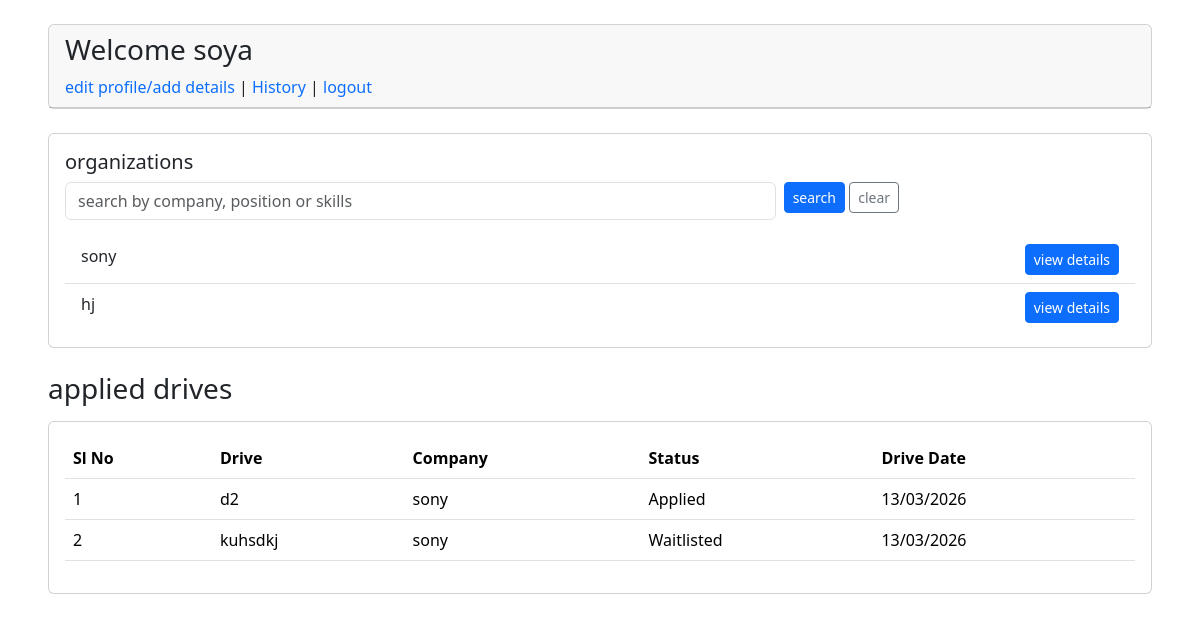
Screenshot of /students/dash (signed in) with the database file from the repository.
### backend/models.py (models this page shows, shortened)
class Student(db.Model,UserMixin):
    __tablename__ = 'students'
    stud_id = db.Column(db.Integer, primary_key=True, autoincrement=True)
    name = db.Column(db.String, nullable=False)
    email = db.Column(db.String, unique=True, nullable=False)
    password = db.Column(db.String, nullable=False)
    skills = db.Column(db.Text)
    education = db.Column(db.Text)
    department=db.Column(db.String)
    resume = db.Column(db.String)
    status = db.Column(db.String, default="Active")
    applications = db.relationship('Application', backref='student', lazy=True)

class Company(db.Model,UserMixin):
    __tablename__ = 'companies'
    cmp_id = db.Column(db.Integer, primary_key=True , autoincrement=True)
    name = db.Column(db.String,unique=True, nullable=False)
    industry = db.Column(db.String)
    hr_contact = db.Column(db.String, nullable=False)
    website = db.Column(db.String)
    approval_status = db.Column(db.String, default="Pending")
    password= db.Column(db.String, nullable=False)
    drives = db.relationship('PlacementDrive', backref='company', lazy=True)
    email= db.Column(db.String, unique=True, nullable=False)

class Application(db.Model):
    __tablename__ = 'applications'
    appln_id = db.Column(db.Integer, primary_key=True, autoincrement=True)
    student_id = db.Column(db.Integer, db.ForeignKey('students.stud_id'), nullable=False)
    drive_id = db.Column(db.Integer, db.ForeignKey('placement_drives.placemnt_id'), nullable=False)
    application_date = db.Column(db.DateTime, default=lambda:datetime.now(timezone.utc))
    status = db.Column(db.String , default="not_applied")
    __table_args__ = (
        db.UniqueConstraint('student_id', 'drive_id', name='unique_student_drive'),
    )

class PlacementDrive(db.Model):
    __tablename__ = 'placement_drives'
    placemnt_id = db.Column(db.Integer, primary_key=True, autoincrement=True)
    drive_name=db.Column(db.String, nullable=False,unique=True)
    company_id = db.Column(db.Integer, db.ForeignKey('companies.cmp_id'), nullable=False)
    job_title = db.Column(db.String, nullable=False)
    job_description = db.Column(db.Text, nullable=False)
    eligibility_criteria = db.Column(db.Text, nullable=False)
    application_deadline = db.Column(db.DateTime, nullable=False)
    status = db.Column(db.String, default="Pending")
    salary=db.Column(db.Integer,nullable="False")
    skills=db.Column(db.String, nullable=False)
    exp=db.Column(db.String, nullable=False)
    applications = db.relationship('Application', backref='drive', lazy=True)

### backend/routes.py (the view, shortened to what this page needs)
@app.route("/students/dash", methods=["GET","POST"])
@login_required
def st_dash():
    if not isinstance(current_user, Student):
        return "Unauthorized"
    search = request.args.get("search", "").strip()
    comp_query = Company.query.filter_by(approval_status="active")
    all_comp = comp_query.all()
    applied_drives = Application.query.filter_by(student_id=current_user.stud_id).order_by(Application.application_date.desc()).all()
    notify_statuses = {
        "Shortlisted": "shortlisted",
        "Rejected": "rejected",
        "Selected": "accepted"
    }
    seen = session.get("app_status_seen")
    if seen is None:
        seen = {}
        for appln in applied_drives:
            if appln.status in notify_statuses:
                seen[str(appln.appln_id)] = appln.status
        session["app_status_seen"] = seen
    return render_template("students/dash.html",current_stu=current_user,all_comp=all_comp,applied_drives=applied_drives,search=search)

### app.py (called while the page is built)
def create_app():
    app=Flask(__name__)
    app.config["SQLALCHEMY_DATABASE_URI"] = "sqlite:///Placement.db"
    db.init_app(app)
    app.config["SECRET_KEY"]="thisgoodday"
    login_manager=LoginManager(app)
    @login_manager.user_loader
    def load_user(email):
        return (db.session.query(Admin).filter_by(email=email).first() or \
        db.session.query(Student).filter_by(email=email).first() or \
        db.session.query(Company).filter_by(email=email).first())
    app.app_context().push()
    db.create_all()
    return app

### templates/students/dash.html (shortened to what this page needs)
<!DOCTYPE html>
<html lang="en">
<head>
    <link href="https://cdn.jsdelivr.net/npm/bootstrap@5.3.8/dist/css/bootstrap.min.css" rel="stylesheet">
</head>
<body>
    <div class="card mt-4 ms-5 me-5">
        <div class="card-header">
            <h3>Welcome {{ current_stu.name }}</h3>
            <a class="link-offset-2 link-offset-3-hover link-underline link-underline-opacity-0 link-underline-opacity-75-hover" href="{{ url_for('student_profile') }}">
                edit profile/add details
            </a> |
            <a href="{{ url_for('student_history') }}" class="link-offset-2 link-offset-3-hover link-underline link-underline-opacity-0 link-underline-opacity-75-hover">
                History
            </a> |
            <a class="link-offset-2 link-offset-3-hover link-underline link-underline-opacity-0 link-underline-opacity-75-hover" href="{{ url_for('log_out') }}">
                logout
            </a>
        </div>
    </div>
    <div class="card mt-4 ms-5 me-5">
        <div class="card-body">
            <h5 class="card-title">organizations</h5>
            <form method="GET" action="{{ url_for('st_dash') }}" class="row g-2 mb-3">
                <div class="col-md-8">
                    <input type="text" class="form-control" name="search" value="{{ search or '' }}" placeholder="search by company, position or skills">
                </div>
                <div class="col-md-4">
                    <button type="submit" class="btn btn-primary btn-sm">search</button>
                    <a href="{{ url_for('st_dash') }}" class="btn btn-outline-secondary btn-sm">clear</a>
                </div>
            </form>
            <ul class="list-group list-group-flush">
                {% for comp in all_comp %}
                <li class="list-group-item">
                    {{ comp.name }}
                    <a href="/company/{{ comp.cmp_id }}/drives" class="btn btn-sm btn-primary float-end">
                        view details
                    </a>
                </li>
                {% else %}
                <li class="list-group-item">No organizations available</li>
                {% endfor %}
            </ul>
        </div>
    </div>
    <div class="mt-4 ms-5 me-5">
        <h3>applied drives</h3>
    </div>
    <div class="card mt-3 ms-5 me-5">
        <div class="card-body">
            <table class="table">
                <thead>
                    <tr>
                        <th>Sl No</th>
                        <th>Drive</th>
                        <th>Company</th>
                        <th>Status</th>
                        <th>Drive Date</th>
                    </tr>
                </thead>
                <tbody>
                    {% for appln in applied_drives %}
                    <tr>
                        <td>{{ loop.index }}</td>
                        <td>{{ appln.drive.drive_name }}</td>
                        <td>{{ appln.drive.company.name }}</td>
                        <td>{{ appln.status }}</td>
                        <td>{{ appln.drive.application_deadline.strftime('%d/%m/%Y') }}</td>
                    </tr>
                    {% else %}
                    <tr>
                        <td colspan="5">No applied drives yet.</td>
                    </tr>
                    {% endfor %}
                </tbody>
            </table>
        </div>
    </div>
</body>
</html>

### rows the page displays
Student: name "soya"
Company: name "sony"
Company: name "hj"
Application: drive.drive_name "d2", drive.company.name "sony", status "Applied", drive.application_deadline "13/03/2026"
Application: drive.drive_name "kuhsdkj", drive.company.name "sony", status "Waitlisted", drive.application_deadline "13/03/2026"
